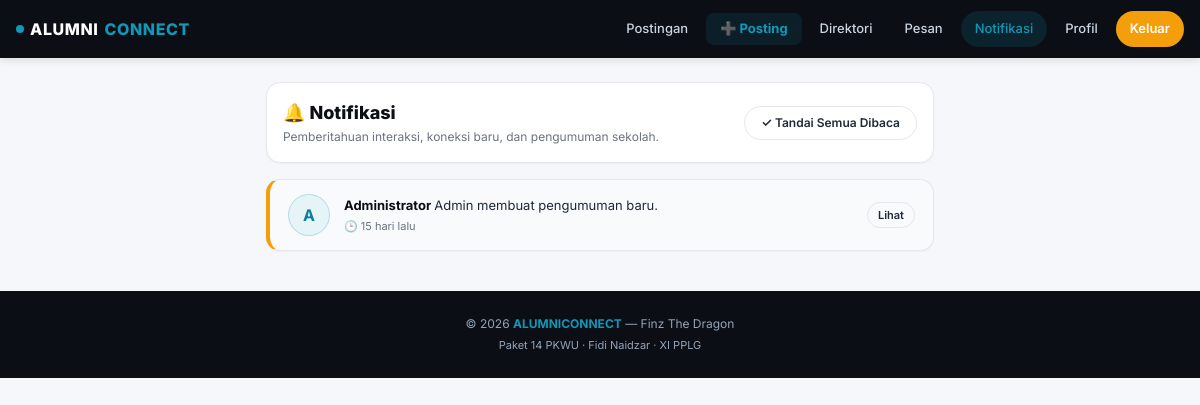
/pages/notifications.php (signed in), run on an earlier commit of the app's database.
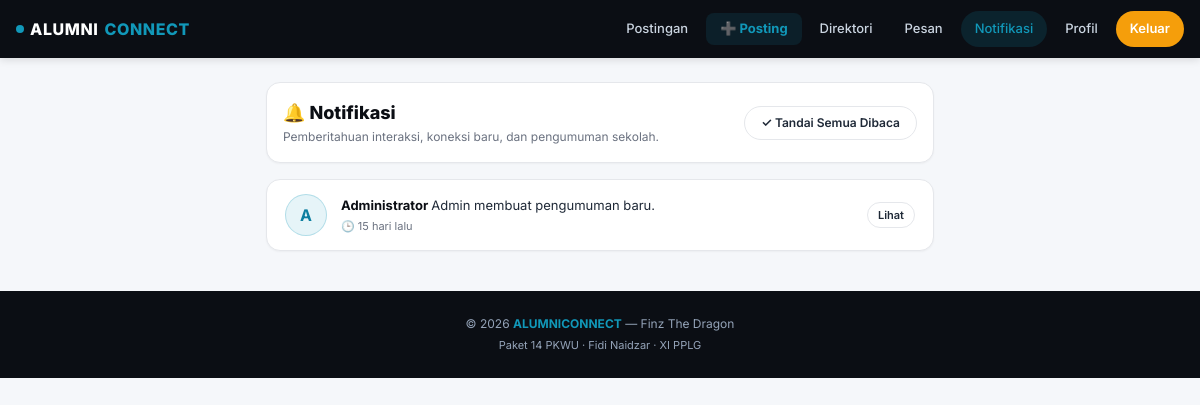
And on a later commit of the database.
### includes/functions.php (called while the page is built, shortened)
<?php
function baseUrl($path = '') {
    $base = '/alumniconnect';
    return $base . '/' . ltrim($path, '/');
}
function e($str) {
    return htmlspecialchars($str ?? '', ENT_QUOTES, 'UTF-8');
}
function initials($name) {
    $parts = preg_split('/\s+/', trim($name));
    $ini = '';
    foreach (array_slice($parts, 0, 2) as $p) {
        $ini .= strtoupper(substr($p, 0, 1));
    }
    return $ini ?: '?';
}
function timeAgo($datetime) {
    $time = strtotime($datetime);
    $diff = time() - $time;
    if ($diff < 2592000)  return floor($diff / 86400) . ' hari lalu';
    return floor($diff / 31536000) . ' tahun lalu';
}

### pages/notifications.php (the view, shortened to what this page needs)
<?php
require_once __DIR__ . '/../includes/functions.php';
require_once __DIR__ . '/../config/database.php';
$userId = $_SESSION['user_id'];
$stmt = $conn->prepare("
    SELECT
        n.id, n.tipe, n.pesan, n.is_read, n.created_at,
        u.id AS from_user_id, u.username,
        p.nama, p.foto
    FROM notifications n
    LEFT JOIN users u ON u.id = n.from_user_id
    LEFT JOIN profiles p ON p.user_id = u.id
    WHERE n.user_id = ?
    ORDER BY n.created_at DESC
    LIMIT 50
");
$stmt->bind_param('i', $userId);
$stmt->execute();
$notifications = $stmt->get_result()->fetch_all(MYSQLI_ASSOC);
include __DIR__ . '/../includes/header.php';
?>
<div class="container" style="max-width:700px; margin-top:24px;">
  <div class="card" style="margin-bottom:16px;">
    <div style="display:flex; justify-content:space-between; align-items:center;">
      <div>
        <h2 style="font-size:18px;font-weight:800;color:var(--navy);">🔔 Notifikasi</h2>
        <p style="font-size:12px;color:var(--text-muted);margin-top:2px;">
          Pemberitahuan interaksi, koneksi baru, dan pengumuman sekolah.
        </p>
      </div>
      <?php if (!empty($notifications)): ?>
        <a href="<?= baseUrl('pages/notifications.php?action=read_all') ?>" class="btn btn-outline btn-sm">
          ✓ Tandai Semua Dibaca
        </a>
      <?php endif; ?>
    </div>
  </div>
  <?php if (empty($notifications)): ?>
    <div class="card text-center" style="padding:40px 20px;">
      <div style="font-size:36px;margin-bottom:8px;">🔔</div>
      <h3 style="font-size:15px;font-weight:700;color:var(--navy);">Belum ada notifikasi baru</h3>
      <p style="font-size:13px;color:var(--text-muted);margin-top:4px;">
        Aktivitas seperti follow, like, dan komentar akan muncul di sini.
      </p>
    </div>
  <?php else: ?>
    <?php foreach ($notifications as $n): ?>
      <?php
        $icon = '🔔';
      ?>
      <div class="notif-item <?= !$n['is_read'] ? 'unread' : '' ?>">
        <div class="avatar" style="width:42px;height:42px;font-size:16px;">
          <?= $n['from_user_id'] ? initials($n['nama'] ?? $n['username']) : $icon ?>
        </div>
        <div class="notif-text">
          <div>
            <?php if ($n['from_user_id']): ?>
              <a href="<?= baseUrl('pages/profile.php?id=' . $n['from_user_id']) ?>" style="font-weight:700;color:var(--navy);">
                <?= e($n['nama'] ?? $n['username']) ?>
              </a>
            <?php endif; ?>
            <span><?= e($n['pesan']) ?></span>
          </div>
          <div class="notif-time">
            🕒 <?= timeAgo($n['created_at']) ?>
          </div>
        </div>
        <div>
          <?php if ($n['from_user_id']): ?>
            <a href="<?= baseUrl('pages/profile.php?id=' . $n['from_user_id']) ?>" class="btn btn-outline btn-sm" style="padding:4px 10px;font-size:11px;">
              Lihat
            </a>
          <?php endif; ?>
        </div>
      </div>
    <?php endforeach; ?>
  <?php endif; ?>
</div>
<?php include __DIR__ . '/../includes/footer.php'; ?>

What changed in the data, as far as the page shows it:
changed notifications "Admin membuat pengumuman baru.": is_read 0 → 1 (drawn)
